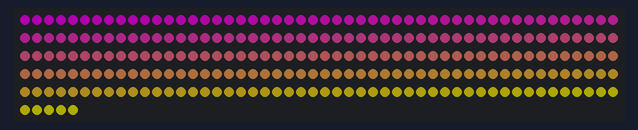
Bench run of a sketch on a simulated Arduino Uno, built with avr-gcc and run on an emulated ATmega328P. On the bench: 255 RGB LEDs in strip order, left to right, continuing on the next row. Dim RGB values are drawn brighter than linear.

Above: at 0.11 s.

The sketch:

0_fill_gradient_rgb.ino
```cpp
#include <FastLED.h>

#define NUM_LEDS 255
#define LED_PIN 6

// led array
CRGB leds[NUM_LEDS];
// leds[0] first led


void setup() {
  // GRB = color order
  FastLED.addLeds<WS2812B, LED_PIN, GRB>(leds, NUM_LEDS);
  FastLED.setBrightness(50);

}

void loop() {

  fill_gradient_RGB(leds, NUM_LEDS, CRGB::Magenta, CRGB::Yellow);
  FastLED.show();
  delay(200);

  fill_gradient_RGB(leds, NUM_LEDS, CRGB::Red, CRGB::Yellow, CRGB::Magenta, CRGB::Green);
  FastLED.show();
  delay(200);


}
```
